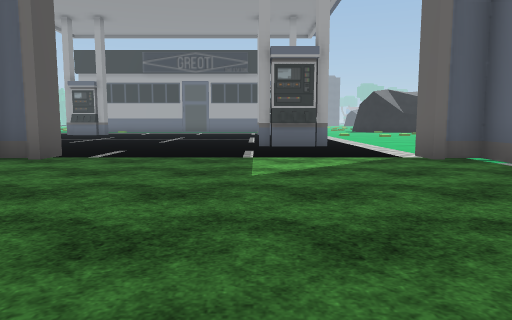
View 1 (above)

24 first-person views from a walk through a scene from a Unity 3-D project. The camera is 0.59 m above the floor, tilts 6° down and sees 70° across. The floor is counted in squares, 1 m on a side. Each view is taken from the middle of a square. On the plan, view 1 faces up. The plan holds only what a view shows up to about 10 squares ahead; the rest is blank. The place goes on beyond the plan. The player is left out. Some surface patterns are stand-ins.

View 2
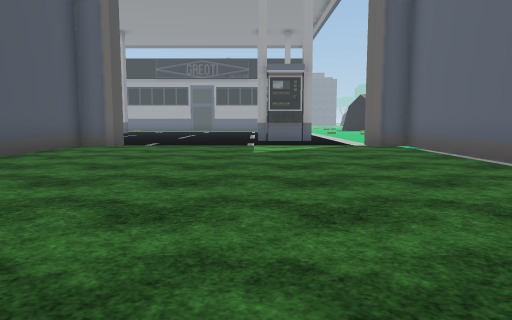

View 3
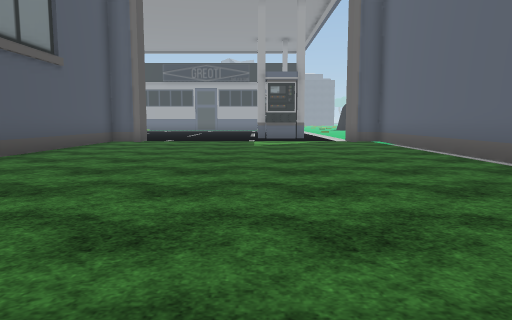

View 4
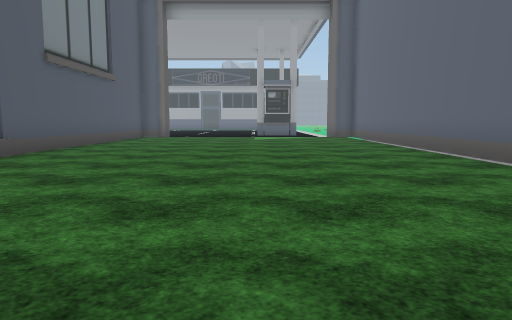

View 5
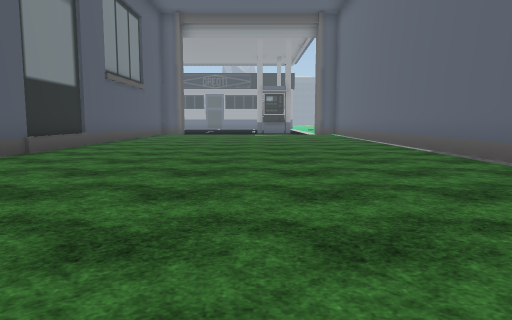

View 6
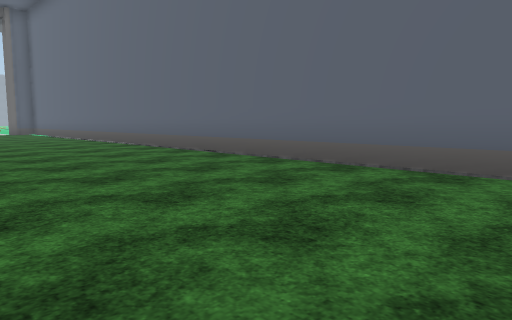

View 7
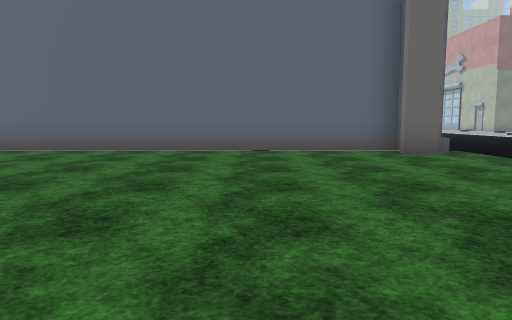

View 8
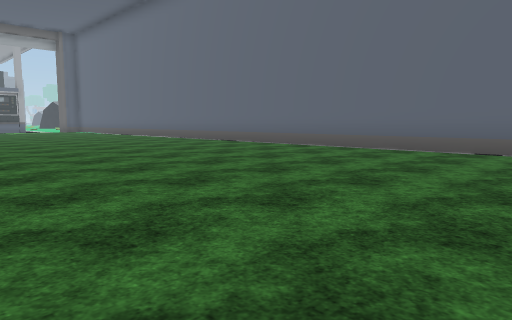

View 9
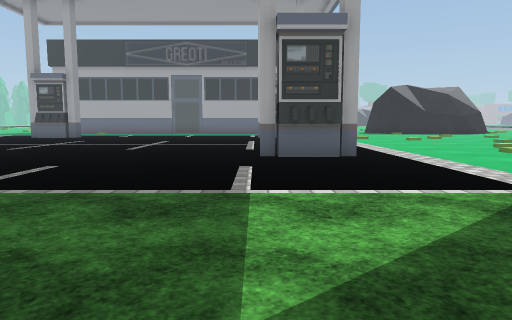

View 10
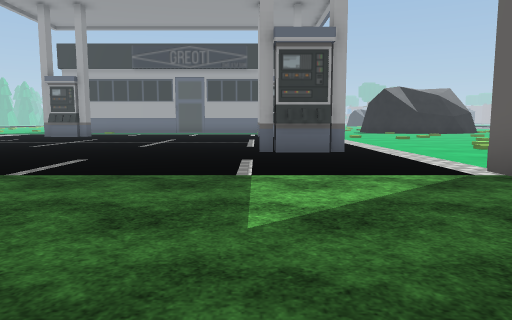

View 11
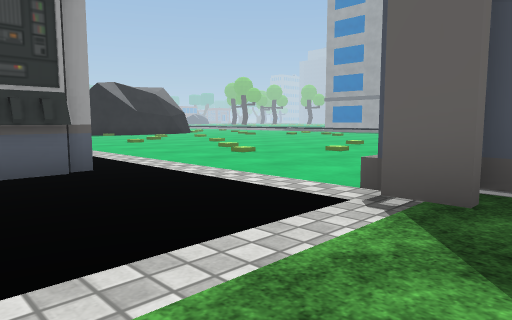

View 12
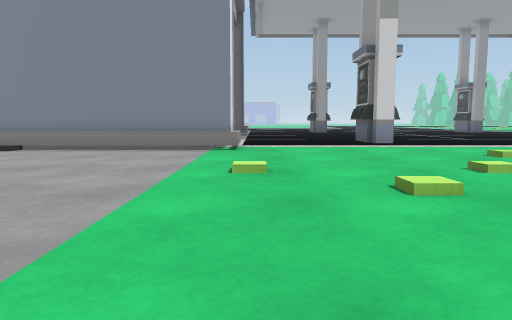

View 13
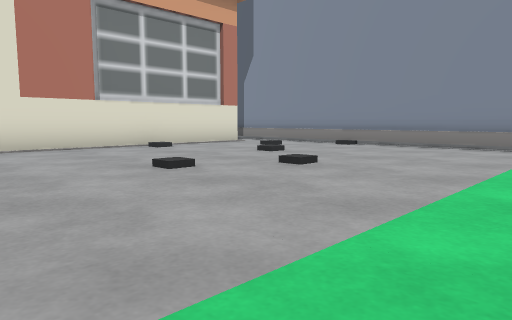

View 14
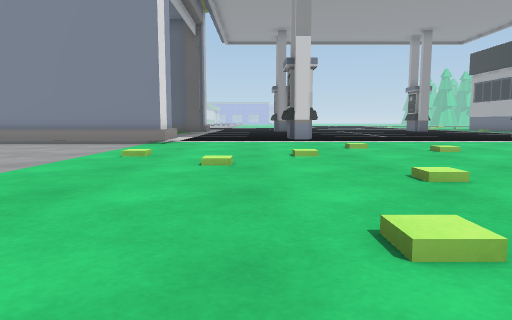

View 15
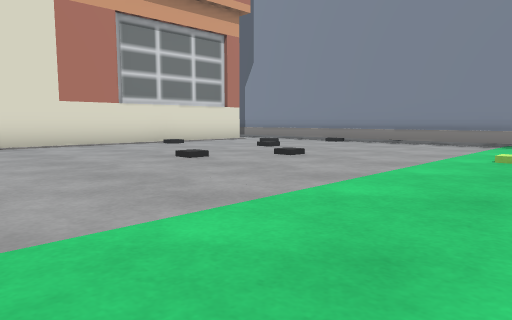

View 16
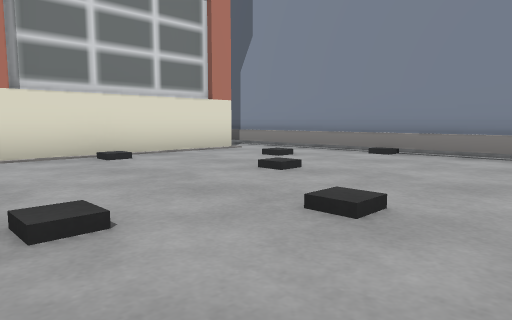

View 17
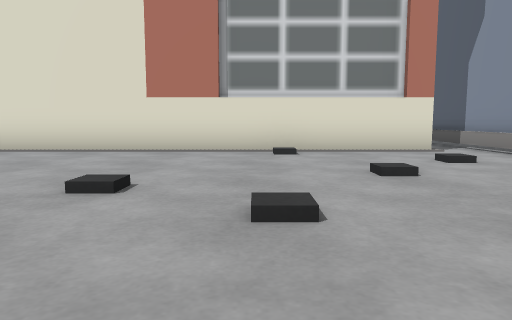

View 18
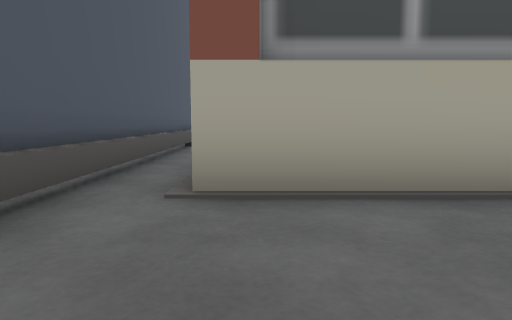

View 19
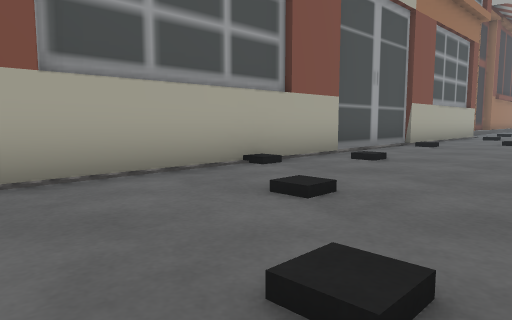

View 20
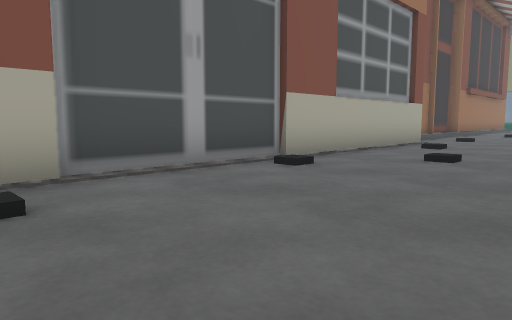

View 21
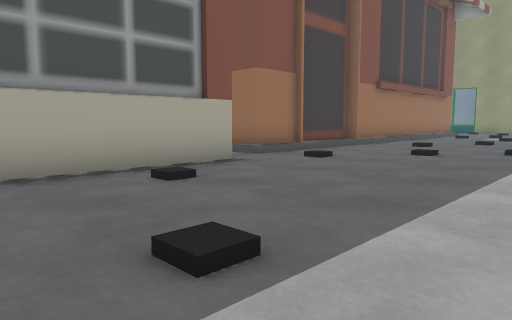

View 22
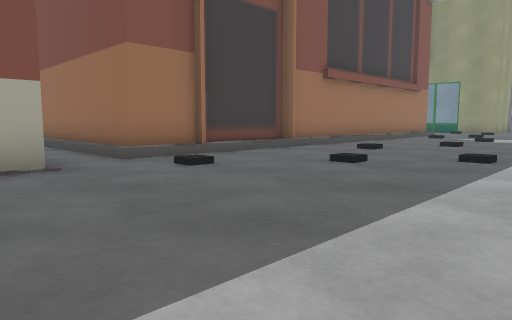

View 23
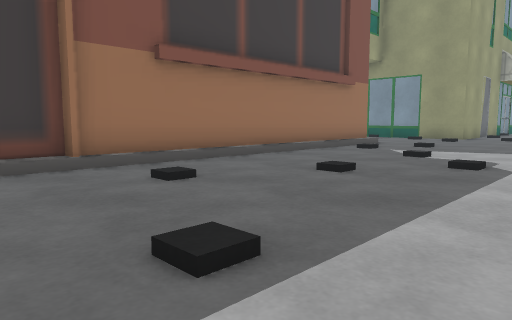

View 24
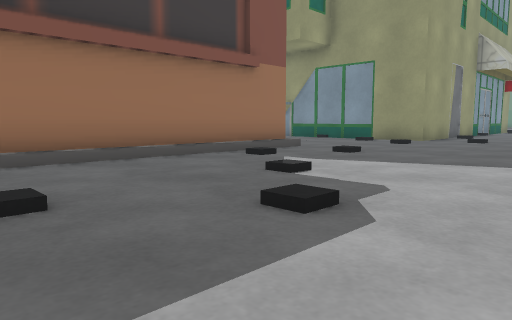

### Floor plan
Key: @ floor where view 1 was taken; # wall or solid block; . main floor; : floor 0.1 m higher than the main floor; / step, stairs or slope; O other object.
Columns run from 7 left of view 1 to 39 right of it. Each row starts with its distance up from view 1.
 13 ........ ........
 12 ........ .........
 11  ......O O..........
 10  .......O............
  9   ....................
  8    ...................
  7    ...................
  6    #//////##..........
  5    ::::::::#..........
  4    ::::::::#.........
  3    ::::::::#.........
  2    ::::::::#.........
  1    ::::::::#.........
  0    ::::@:::#.........
 -1    ::::::::#.........
 -2    O:::::::#.
 -3    O:::::::#.
 -4    O:::::::#
 -5    ::::::::#
 -6    ::::::::#                 #
 -7     :::::::#.                #
 -8     :::::::#.               .#
 -9     :::::::#.               .#
-10     :::::::#.               .#
-11     :::::::#.               .# OO #OOOOOO##.
-12     :::::::#.#OOO#######OOO#.................
-13    ::::::::#..................................
-14    ::::::::#.........../......./...............
-15    ::::::::#...................................
-16    ::::::::#.... ....  .....................
-17        :::##.          /...... /.......

Where each view was taken, in squares from view 1:
view 1: 0 up, 0 right, facing up
view 2: 3 down, 0 right, facing up
view 3: 5 down, 0 right, facing up
view 4: 8 down, 0 right, facing up
view 5: 11 down, 0 right, facing up
view 6: 13 down, 1 left, facing up-right
view 7: 14 down, 4 left, facing right
view 8: 16 down, 4 left, facing up-right
view 9: 3 up, 0 right, facing up
view 10: 2 up, 0 right, facing up
view 11: 5 up, 0 right, facing up-right
view 12: 7 up, 12 right, facing left
view 13: 7 up, 13 right, facing down-left
view 14: 9 up, 14 right, facing left
view 15: 8 up, 14 right, facing down-left
view 16: 5 up, 11 right, facing down-left
view 17: 6 up, 9 right, facing down
view 18: 15 down, 6 right, facing up
view 19: 16 down, 5 right, facing up-right
view 20: 16 down, 10 right, facing up-right
view 21: 17 down, 16 right, facing up-right
view 22: 17 down, 19 right, facing up-right
view 23: 17 down, 24 right, facing up-right
view 24: 17 down, 28 right, facing up-right
